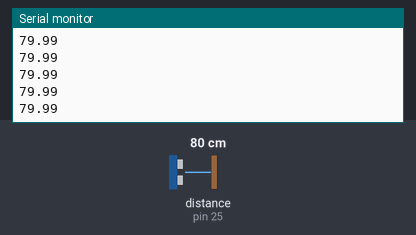
This sketch was run on a simulated Arduino Mega 2560, built with avr-gcc and run on an emulated ATmega2560. Shown: the last lines printed to the serial monitor. The inputs (shaded band) are chosen by the test bench; at power-on: distance to the obstacle (sensor on pin 25) 80 cm. The echo pulse lasts 58.3 µs per cm.

Above: at 1.2 s.
1.3 s: distance to the obstacle (sensor on pin 25) set to 2 cm
At 2.4 s:
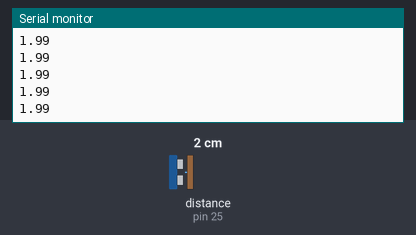
2.8 s: distance to the obstacle (sensor on pin 25) set to 4 cm
At 3.7 s:
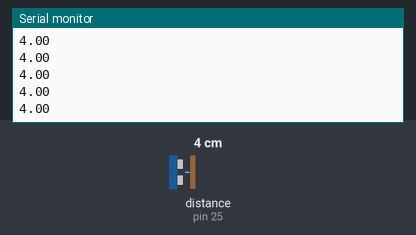
Timing chart, 0 to 5.8 s (numbered marks = the images above; inputs shaded):
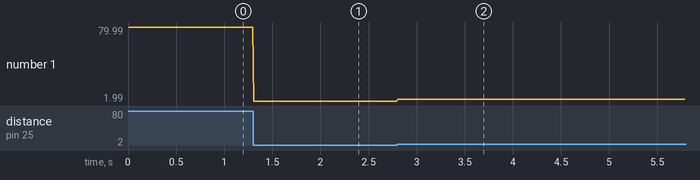

The sketch:

TestOneSensor.ino
```cpp
#include <NewPing.h>

#define TRIGGER_PIN 24
#define ECHO_PIN 25
#define MAX_DISTANCE 300

NewPing sonar(TRIGGER_PIN, ECHO_PIN, MAX_DISTANCE);


double duration = 0;
double d = 0;

double get_distance() {
  duration = sonar.ping();
  d = ((duration / 2) * 0.0343);
  //mean_fr = Filter(fr, mean_fr, Means_FR);
  return d;
}

void setup() {
  pinMode(TRIGGER_PIN, OUTPUT);
  pinMode(ECHO_PIN, INPUT);
  Serial.begin(9600);
}

void loop() {
  Serial.println(get_distance());
  delay(10);
}
```

Measured:
- after the input at 1.3 s, the serial monitor: prints a new line at once (image 1)
- after the input at 2.8 s, the serial monitor: prints a new line at once (image 2)
- plotted number 1: 79.99 → 1.99 after the input at 1.3 s, 1.99 → 4 after the input at 2.8 s
